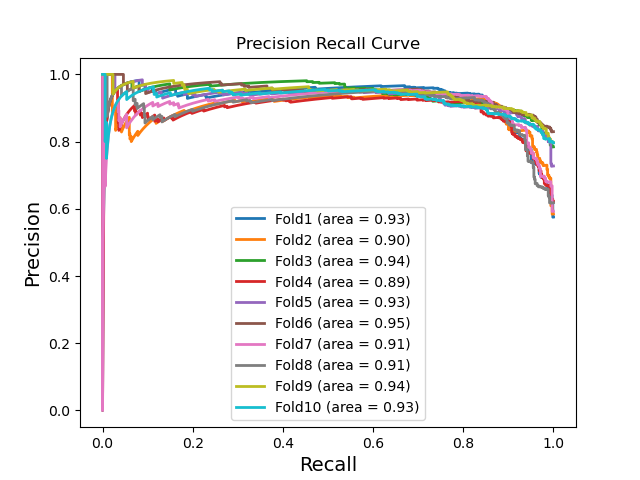

Python code for this plot:
import matplotlib.pyplot as plt
from sklearn.metrics import precision_recall_curve, average_precision_score
from sklearn.metrics import f1_score
from sklearn.metrics import auc
import csv
import sys
import numpy as np

def ro_curve(y_pred, y_label, figure_file, method_name):
    '''
        y_pred is a list of length n.  (0,1)
        y_label is a list of same length. 0/1
        https://scikit-learn.org/stable/auto_examples/model_selection/plot_roc.html#sphx-glr-auto-examples-model-selection-plot-roc-py  
    '''
    y_label = np.array(y_label)
    y_pred = np.array(y_pred)    
    # fpr = dict()
    # tpr = dict() 
    # roc_auc = dict()
    # fpr[0], tpr[0], _ = precision_recall_curve(y_label, y_pred)
    # roc_auc[0] = auc(fpr[0], tpr[0])
    # lw = 2
    # plt.plot(fpr[0], tpr[0],
    #      lw=lw, label= method_name + ' (area = %0.2f)' % roc_auc[0])
    # plt.plot([0, 1], [0, 1], color='navy', lw=lw, linestyle='--')
    # plt.xlim([0.0, 1.0])
    # plt.ylim([0.0, 1.05])
    # fontsize = 14
    # plt.xlabel('Recall', fontsize = fontsize)
    # plt.ylabel('Precision', fontsize = fontsize)
    # plt.title('Precision Recall Curve')
    # plt.legend(loc="lower right")
    # plt.savefig(figure_file)
    lr_precision, lr_recall, _ = precision_recall_curve(y_label, y_pred)    
#   plt.plot([0,1], [no_skill, no_skill], linestyle='--')
    plt.plot(lr_recall, lr_precision, lw = 2, label= method_name + ' (area = %0.2f)' % average_precision_score(y_label, y_pred))
    fontsize = 14
    plt.xlabel('Recall', fontsize = fontsize)
    plt.ylabel('Precision', fontsize = fontsize)
    plt.title('Precision Recall Curve')
    plt.legend()
    plt.savefig(figure_file)
    return 

def col_pic():
    for i in range(10):
        y_label = []
        y_pred = []
        with open("pre_lab_" + str(i) + ".csv") as f:
            f1 = csv.reader(f)
            for line in f1:
                y_label.append(int(line[1]))
                # if float(line[1]) > 0.5:
                #     y_pred.append(1)
                # else:
                #     y_pred.append(0)
                y_pred.append(float(line[0]))
            ro_curve(y_pred,y_label,"aupr_val","Fold" + str(i+1))

def main():
    col_pic()
    
if __name__=="__main__":
    main() 
